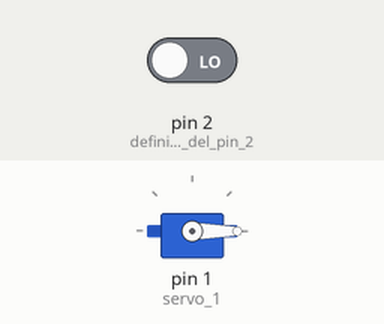
Simulated run of this sketch. Board: Arduino Uno, built with avr-gcc and run on an emulated ATmega328P. On the bench: servo. Inputs (shaded band) come from the test bench; at power-on: pin 2 (definir_modo_del_pin_2) LOW.

Above: at 1.2 s.
1.3 s: pin 2 (definir_modo_del_pin_2) driven HIGH
At 2.5 s:
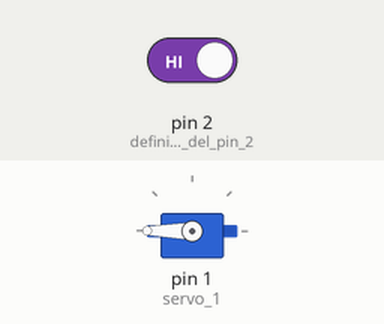
2.8 s: pin 2 (definir_modo_del_pin_2) driven LOW
At 3.6 s:
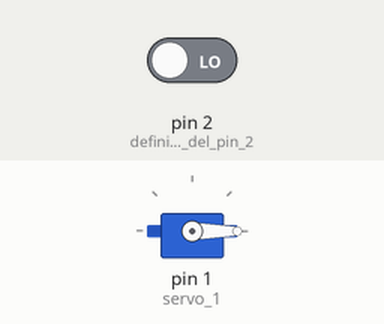
Timing chart, 0 to 5.8 s (numbered marks = the images above; inputs shaded):
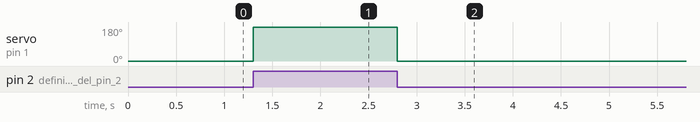

The sketch:

ServoMotor_1.ino
```cpp
#include <Servo.h>                 //incluir la libreria Servo

int BOTON = 0;                        // Estado del Botón (los estados pueden ser 0 ó 1)
Servo servo_1;                            //definir que el servo esta conectado al pin 1

void setup() {

  pinMode(2, INPUT);           //definir modo del pin 2 (botón) como entrada

  servo_1.attach(1);              // servo motor sera controlado en el pin 1
}

void loop() {

  BOTON = digitalRead(2);       // leer estado del pin digital 2

  printf(BOTON);

  if (BOTON == 1) {         // si el botón es apretado( toma el valor 1), entonces:....

    servo_1.write(180);     // mover servo 1 a 90° grados

  } else {
    servo_1.write(0);
  }
}
```

Measured:
- after the input at 1.3 s, servo on pin 1 (servo_1): 0° → 180° at once
- after the input at 2.8 s, servo on pin 1 (servo_1): 180° → 0° at once
